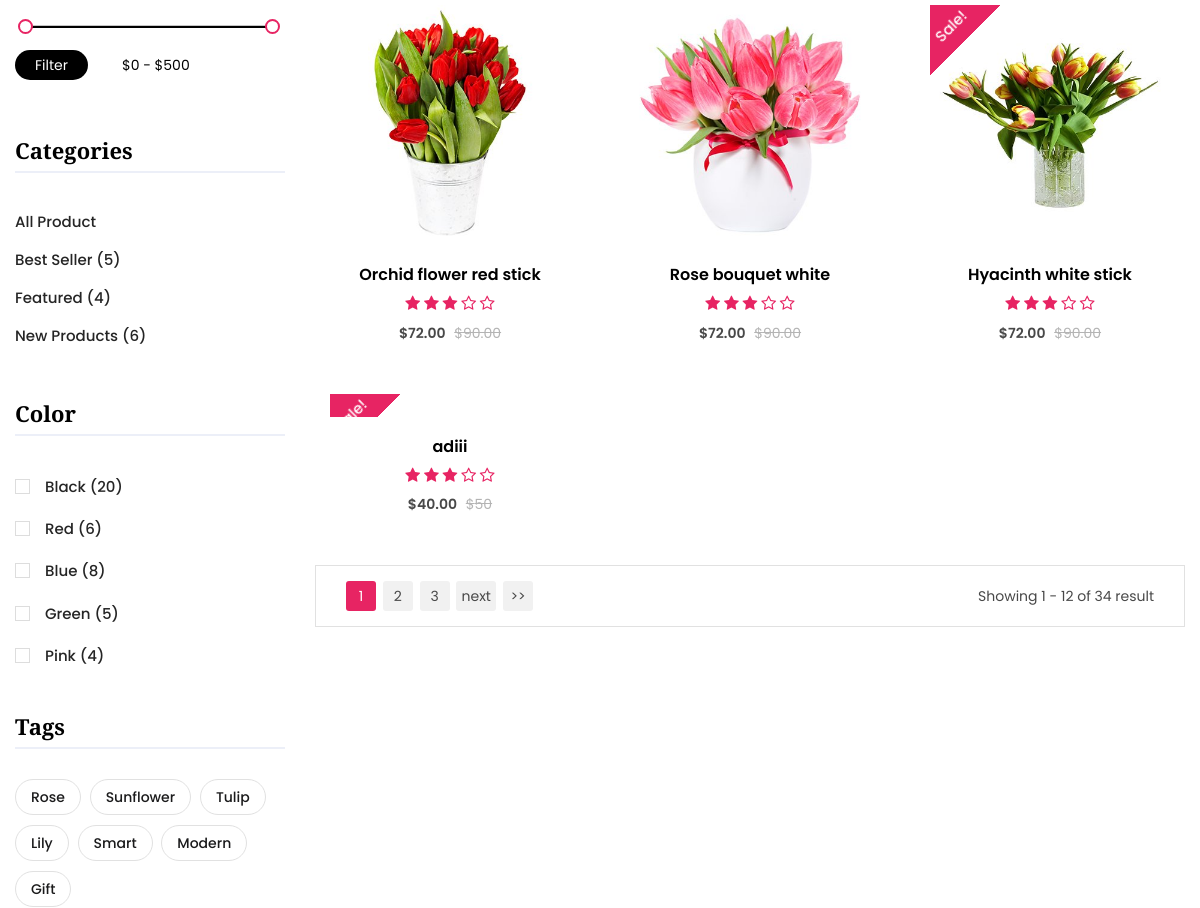
The app's page /shop.php (middle part), older data.
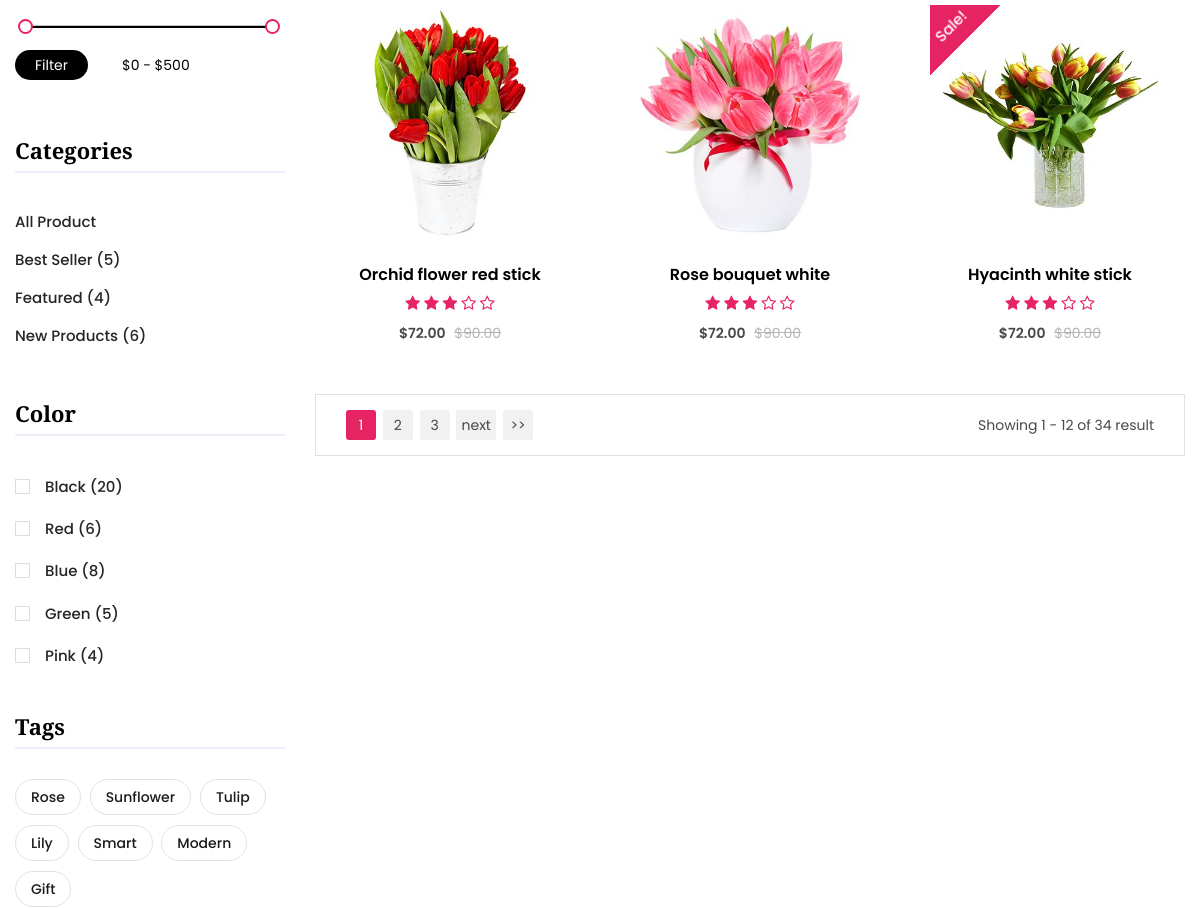
The same page, newer data.
### tables this page shows
CREATE TABLE `products` (
  `id` int(11) NOT NULL,
  `product_name` varchar(50) NOT NULL,
  `price` varchar(50) NOT NULL,
  `description` varchar(1000) NOT NULL,
  `is_sale` varchar(10) NOT NULL,
  `img` varchar(50) NOT NULL
);

### shop.php (the view, shortened to what this page needs)
<!doctype html>
<html class="no-js" lang="en">
<head>
    <link rel="stylesheet" href="assets/css/vendor/bootstrap.min.css">
    <link rel="stylesheet" href="assets/css/vendor/font.awesome.min.css">
    <link rel="stylesheet" href="assets/css/vendor/linearicons.min.css">
    <link rel="stylesheet" href="assets/css/plugins/swiper-bundle.min.css">
    <link rel="stylesheet" href="assets/css/plugins/animate.min.css">
    <link rel="stylesheet" href="assets/css/plugins/jquery-ui.min.css">
    <link rel="stylesheet" href="assets/css/plugins/nice-select.min.css">
    <link rel="stylesheet" href="assets/css/plugins/magnific-popup.css">
    <link rel="stylesheet" href="assets/css/style.css">
</head>
<body>
    <div class="shop-main-area">
        <div class="container container-default custom-area">
            <div class="row flex-row-reverse">
                <div class="col-lg-9 col-12 col-custom widget-mt">
                    <div class="row shop_wrapper grid_3">
                        <?php
                            require('dbCon.php');
                           $query = "SELECT * FROM `products`";
                            $result = mysqli_query($con, $query) or die(mysqli_error($con));
                            if ($result->num_rows > 0) {
                                while($row = $result->fetch_assoc()){
                            echo "<div class='col-md-6 col-sm-6 col-lg-4 col-custom product-area'>
                            <div class='product-item'>
                                <div class='single-product position-relative mr-0 ml-0'>
                                    <div class='product-image'>
                                        <a class='d-block' href='product-details.php?product_id=" . $row['id'] . "'>
                                            <img src='".$row['img']."' alt='' class='product-image-1 w-100'>
                                            </a>";
                                        if($row['is_sale']){echo "<span class='onsale'>Sale!</span>";}
                                        echo "<div class='add-action d-flex flex-column position-absolute'>
                                        </div>
                                    </div>
                                    <div class='product-content'>
                                        <div class='product-title'>
                                            <h4 class='title-2'> <a href='product-details.php?product_id=" . $row['id'] . "'>".$row['product_name']."</a></h4>
                                        </div>
                                        <div class='product-rating'>
                                            <i class='fa fa-star'></i>
                                            <i class='fa fa-star'></i>
                                            <i class='fa fa-star'></i>
                                            <i class='fa fa-star-o'></i>
                                            <i class='fa fa-star-o'></i>
                                        </div>
                                        <div class='price-box'>
                                            <span class='regular-price '>"."$".strval(number_format(intval(str_replace('$','',$row['price']))-((intval(str_replace('$','',$row['price']))/100)*20),2))."</span>
                                            <span class='old-price'><del>"."$".$row['price']."</del></span>
                                        </div>
                                    </div>
                                            <h4 class='title-2'> <a href='product-details.php?product_id=" . $row['id'] . "'>Jasmine flowers white</a></h4>
                                            <span class='regular-price '>"."$".strval(number_format(intval(str_replace('$','',$row['price']))-(intval(str_replace('$','',$row['price'])/100)*20),2))."</span>
                                            <span class='old-price'><del>".$row['price']."</del></span>
                                        <p class='desc-content'>".$row['description']."</p>
                                </div>
                            </div>
                        </div>";
                        }}
                        ?>
                    </div>
                    <div class="row">
                        <div class="col-sm-12 col-custom">
                            <div class="toolbar-bottom">
                                <div class="pagination">
                                    <ul>
                                        <li class="current">1</li>
                                        <li><a href="#">2</a></li>
                                        <li><a href="#">3</a></li>
                                        <li class="next"><a href="#">next</a></li>
                                        <li><a href="#">&gt;&gt;</a></li>
                                    </ul>
                                </div>
                                <p class="desc-content text-center text-sm-right mb-0">Showing 1 - 12 of 34 result</p>
                            </div>
                        </div>
                    </div>
                </div>
                <div class="col-lg-3 col-12 col-custom">
                    <aside class="sidebar_widget widget-mt">
                        <div class="widget_inner">
                            <div class="widget-list widget-mb-1">
                                <form action="#">
                                    <div id="slider-range"></div>
                                    <button type="submit">Filter</button>
                                    <input type="text" name="text" id="amount" />
                                </form>
                            </div>
                            <div class="widget-list widget-mb-1">
                                <h3 class="widget-title">Categories</h3>
                                <div class="sidebar-body">
                                    <ul class="sidebar-list">
                                        <li><a href="#">All Product</a></li>
                                        <li><a href="#">Best Seller (5)</a></li>
                                        <li><a href="#">Featured (4)</a></li>
                                        <li><a href="#">New Products (6)</a></li>
                                    </ul>
                                </div>
                            </div>
                            <div class="widget-list widget-mb-2">
                                <h3 class="widget-title">Color</h3>
                                <div class="sidebar-body">
                                    <ul class="checkbox-container categories-list">
                                        <li>
                                            <div class="custom-control custom-checkbox">
                                                <label class="custom-control-label" for="customCheck12">black (20)</label>
                                            </div>
                                        </li>
                                        <li>
                                            <div class="custom-control custom-checkbox">
                                                <label class="custom-control-label" for="customCheck13">red (6)</label>
                                            </div>
                                        </li>
                                        <li>
                                            <div class="custom-control custom-checkbox">
                                                <label class="custom-control-label" for="customCheck14">blue (8)</label>
                                            </div>
                                        </li>
                                        <li>
                                            <div class="custom-control custom-checkbox">
                                                <label class="custom-control-label" for="customCheck11">green (5)</label>
                                            </div>
                                        </li>
                                        <li>
                                            <div class="custom-control custom-checkbox">
                                                <label class="custom-control-label" for="customCheck15">pink (4)</label>
                                            </div>
                                        </li>
                                    </ul>
                                </div>
                            </div>
                            <div class="widget-list widget-mb-3">
                                <h3 class="widget-title">Tags</h3>
                                <div class="sidebar-body">
                                    <ul class="tags">
                                        <li><a href="#">Rose</a></li>
                                        <li><a href="#">Sunflower</a></li>
                                        <li><a href="#">Tulip</a></li>
                                        <li><a href="#">Lily</a></li>
                                        <li><a href="#">Smart</a></li>
                                        <li><a href="#">Modern</a></li>
                                        <li><a href="#">Gift</a></li>
                                    </ul>
                                </div>
                            </div>
                        </div>
                    </aside>
                </div>
            </div>
        </div>
    </div>
</body>
</html>

Row changes from the older to the newer data that the page shows:
removed products: is_sale "Sale!", product_name "adiii", price "40.00", price "50"
